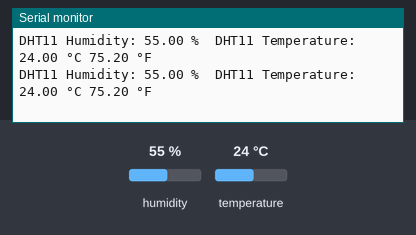
Bench run of a sketch on a simulated Arduino Uno, built with avr-gcc and run on an emulated ATmega328P. Parts: the last lines printed to the serial monitor. The test bench sets the inputs (shaded band); at power-on: humidity 55 %, temperature 24 °C.

Above: at 2.8 s.
2.9 s: humidity set to 22 %
At 4.8 s:
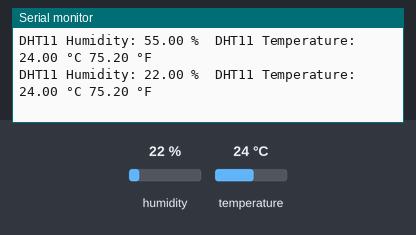
5.6 s: temperature set to 12 °C
At 6.8 s:
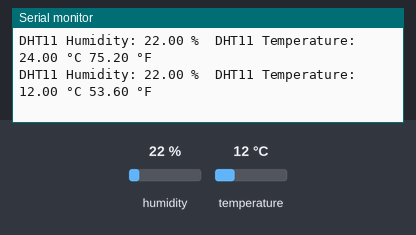
8.3 s: humidity set to 40 %
At 9.7 s:
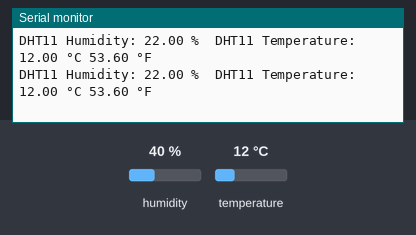
Timing chart, 0 to 11.3 s (numbered marks = the images above; inputs shaded):
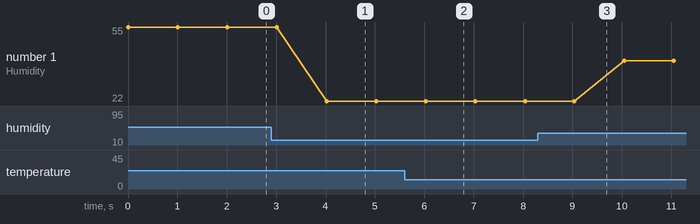

The sketch:

esp8266_DHT.ino
```cpp
#include <DHT.h>

#define DHTPIN 0
#define DHTTYPE DHT22

DHT dht(DHTPIN, DHTTYPE);

void setup()
{
Serial.begin(9600);
dht.begin();
}

void loop()
{
float h = dht.readHumidity();
float t = dht.readTemperature();

float f = dht.readTemperature(true);

if (isnan(h) || isnan(t) || isnan(f)) {
Serial.println("Failed to read from DHT sensor!");
return;
}

Serial.print("DHT11 Humidity: ");
Serial.print(h);
Serial.print(" %\t");
Serial.print("DHT11 Temperature: ");
Serial.print(t);
Serial.print(" °C ");
Serial.print(f);
Serial.println(" °F\t\n");
delay(1000);
}
```

Measured:
- after the input at 2.9 s, the serial monitor: prints a new line after 1.1 s (image 1)
- after the input at 5.6 s, the serial monitor: prints a new line after 0.43 s (image 2)
- plotted number 1: 55 → 22 after the input at 2.9 s, 22 → 40 after the input at 8.3 s
